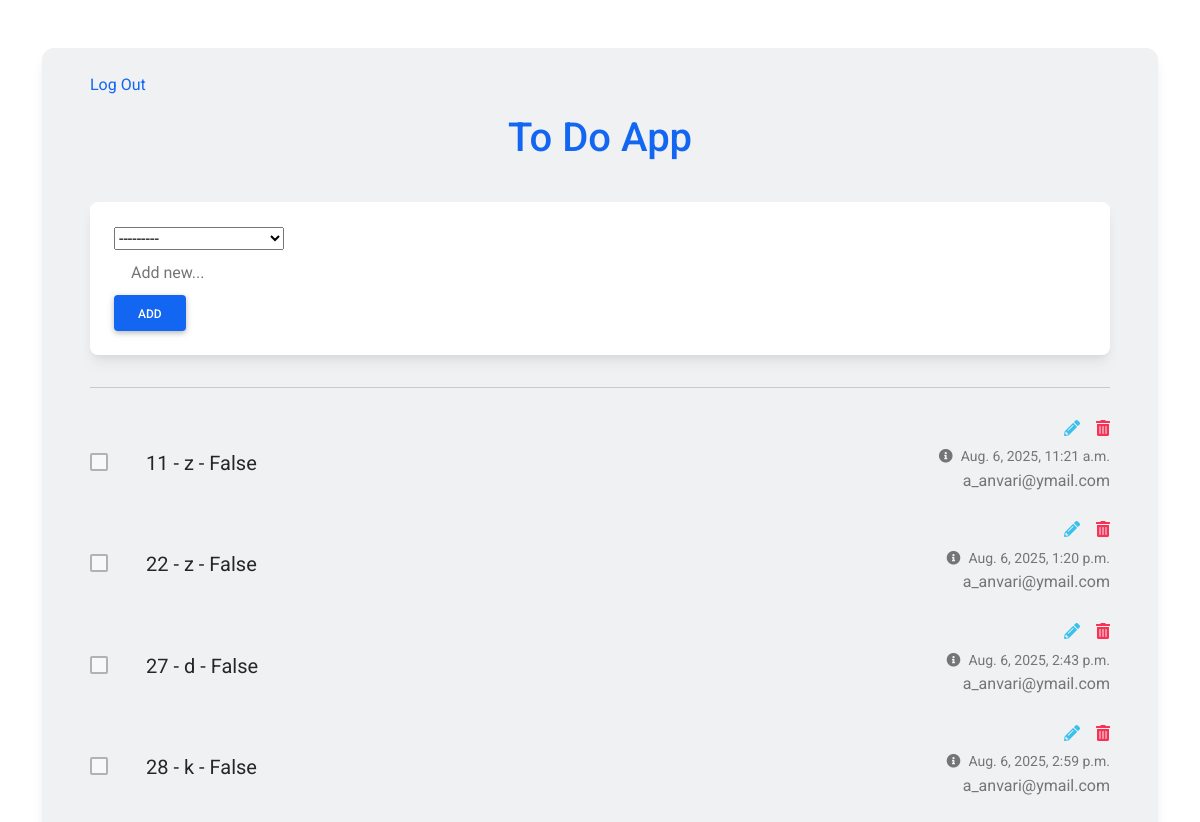
Page /todo/task/ (signed in) on the earlier database version.
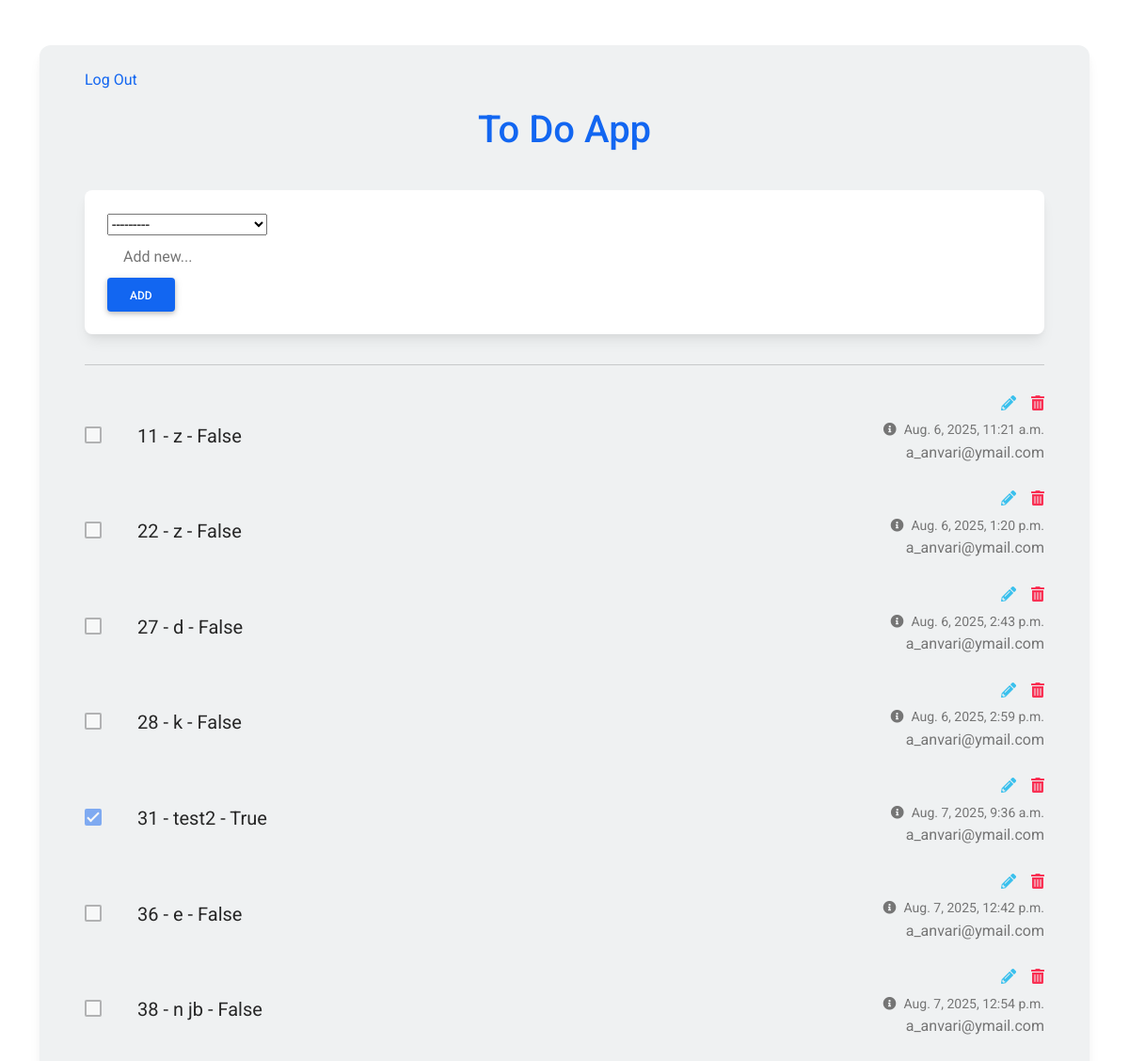
Same page on the later database version.
### todo/models.py (models this page shows, shortened)
class Task (models.Model):
    author = models.ForeignKey('accounts.Profile',on_delete=models.CASCADE)
    title = models.CharField(max_length=250)
    status = models.BooleanField(default=False)
    created_date = models.DateTimeField(auto_now_add=True)
    updated_date = models.DateTimeField(auto_now=True)

### accounts/models.py (models this page shows, shortened)
class Profile(models.Model):
    user = models.ForeignKey(User,on_delete=models.CASCADE)
    first_name = models.CharField(max_length=250)
    last_name = models.CharField(max_length=250)
    image = models.ImageField(blank=True, null=True)
    description = models.TextField()
    created_date = models.DateTimeField(auto_now_add=True)
    updated_date = models.DateTimeField(auto_now=True)
    def __str__(self):
        return self.user.email

class User(AbstractBaseUser, PermissionsMixin):
    email = models.EmailField(max_length=255, unique=True)
    is_staff = models.BooleanField(default=False)
    is_active = models.BooleanField(default=True)
    is_superuser = models.BooleanField(default=False)
    is_verified = models.BooleanField(default=False)
    created_date = models.DateTimeField(auto_now_add=True)
    updated_date = models.DateTimeField(auto_now=True)
    USERNAME_FIELD = "email"
    REQUIRED_FIELDS = []
    objects = UserManager()

### todo/views.py (the view, shortened to what this page needs)
# urls.py: path('task/', TaskView.as_view(), name = 'task'),
class TaskView(MyLoginRequiredMixin,CreateView,ListView):
    model = Task
    fields = ['author','title']
    success_url = '/todo/task/'
    template_name = 'todo/task.html'
    context_object_name = 'tasks'
    paginate_by = 50
    ordering = '-created_date'
    def get_queryset(self):
        queryset = super().get_queryset()
        current_user = self.request.user
        queryset = queryset.filter(author__user=current_user)
        return queryset

### templates/todo/task.html (shortened to what this page needs)
{%load static%}
<!DOCTYPE html>
<html lang="en">
<head>
  <link rel="stylesheet" href="https://use.fontawesome.com/releases/v5.15.2/css/all.css" />
  <link rel="stylesheet" href="{% static "todo/css/bootstrap-to-do-list.min.css" %}" />
</head>
<body>
  <section class="vh-100">
    <div class="container py-5 h-100">
      <div class="row d-flex justify-content-center align-items-center h-100">
        <div class="col">
          <div class="card" id="list1" style="border-radius: .75rem; background-color: #eff1f2;">
            <div class="card-body py-4 px-4 px-md-5">
              <a href='{% url 'accounts:logout'%}'> Log Out </a>
              <p class="h1 text-center mt-3 mb-4 pb-3 text-primary">
                To Do App
              </p>
              <div class="pb-2">
                <div class="card">
                  <div class="card-body">
                    <div class="d-flex flex-row align-items-center">
                      <form method="post">
                        {{form.author}}
                        <input type="text" name='title' class="form-control form-control-lg" id="exampleFormControlInput1" placeholder="Add new...">
                        <button type="submit" class="btn btn-primary">Add</button>
                      </form>
                    </div>
                  </div>
                </div>
              </div>
              <hr class="my-4">
              {% for task in tasks %}
              <ul class="list-group list-group-horizontal rounded-0 bg-transparent">
                <li class="list-group-item d-flex align-items-center ps-0 pe-3 py-1 rounded-0 border-0 bg-transparent">
                  <a href="{% url 'todo:task-complete' pk=task.id %}" title="complete todo">
                    <div class="form-check">
                      <input
                      class="form-check-input me-0"
                      type="checkbox"
                      value=''
                      id="flexCheckChecked1"
                      aria-label="..."
                      {% if task.status == True %}
                      checked
                      {% endif %}
                      disabled
                      />
                    </div>
                  </a>
                </li>
                <li class="list-group-item px-3 py-1 d-flex align-items-center flex-grow-1 border-0 bg-transparent">
                  <p class="lead fw-normal mb-0">{{task.id}} - {{task.title}} - {{task.status}} </p>
                </li>
                <li class="list-group-item ps-3 pe-0 py-1 rounded-0 border-0 bg-transparent">
                  <div class="d-flex flex-row justify-content-end mb-1">
                    <a href="{% url 'todo:task-edit' pk=task.id %}" class="text-info" data-mdb-toggle="tooltip" title="Edit todo"><i class="fas fa-pencil-alt me-3"></i></a>
                    <a href="{% url 'todo:task-delete' pk=task.id %}" class="text-danger" data-mdb-toggle="tooltip" title="Delete todo"><i class="fas fa-trash-alt"></i></a>
                  </div>
                  <div class="text-end text-muted">
                    <a href="#!" class="text-muted" data-mdb-toggle="tooltip" title="Created date">
                      <p class="small mb-0"><i class="fas fa-info-circle me-2"></i>{{task.created_date}}</p></a>
                      <p> {{task.author}} </p>
                  </div>
                </li>
              </ul>
              {% endfor %}
            </div>
          </div>
        </div>
      </div>
    </div>
  </section>
</body>
</html>

Differences in the rows shown:
added Task: status "☑", id "31", title "test2", status "True", created_date "Aug. 7, 2025, 9:36 a.m.", author "a_anvari@ymail.com"
added Task: id "36", title "e", status "False", created_date "Aug. 7, 2025, 12:42 p.m.", author "a_anvari@ymail.com"
added Task: id "38", title "n jb", status "False", created_date "Aug. 7, 2025, 12:54 p.m.", author "a_anvari@ymail.com"
